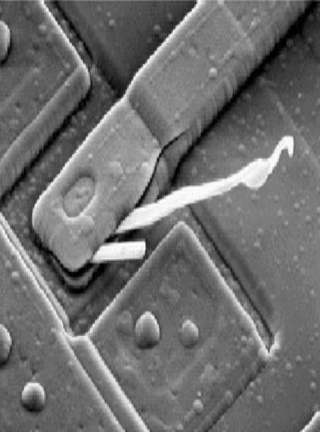
#> input picture Notch Filter/SEM.jpg, 320 x 432 px, found by its file name
$ python 'notch filter.py'
#> lines starting #> are read from the running program, lines starting #| are printed output that depends on the picture
import cv2
import numpy as np
from matplotlib import pyplot as plt

def main():
    img = cv2.imread("Notch Filter/SEM.jpg", 0)
#> img is the input picture: shape (432, 320); min 0, max 255, mean 110.5
    new_img = notch(img)
    fig = plt.figure(figsize = (8, 8))
    ax1 = fig.add_subplot(1, 2, 1)
    ax1.imshow(img, cmap = 'gray')
    ax1.title.set_text("Old Image")
    ax1.axis('off')
    ax2 = fig.add_subplot(1, 2, 2)
    ax2.imshow(new_img, cmap = 'gray')
    ax2.title.set_text("New Image")
    ax2.axis('off')
    plt.show()

def notch(img):
    dft = cv2.dft(np.float32(img), flags = cv2.DFT_COMPLEX_OUTPUT)
    dft_shift = np.fft.fftshift(dft)
    row, col = img.shape
#> row = 432; col = 320
    nrow, ncol = int(row/2), int(col/2)
#> nrow = 216; ncol = 160
    filter = np.ones((row, col, 2), np.uint8)
    filter[nrow, ncol] = 0
    new_shift = dft_shift * filter
    ishift = np.fft.ifftshift(new_shift)
    new_img = cv2.idft(ishift)
    new_img = cv2.magnitude(new_img[:, :, 0], new_img[:, :, 1])
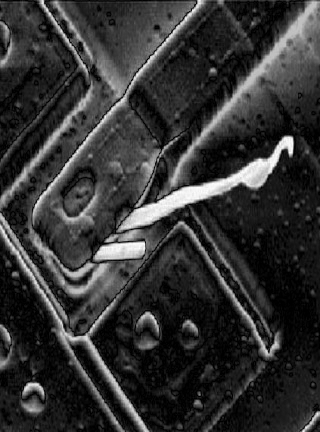
#> new_img: shape (432, 320) float32; min 65877.8, max 19978920, mean 4134651.2; drawn with min black and max white
    return new_img

if __name__ == '__main__':
    main()
#> in main, `plt.show()`:
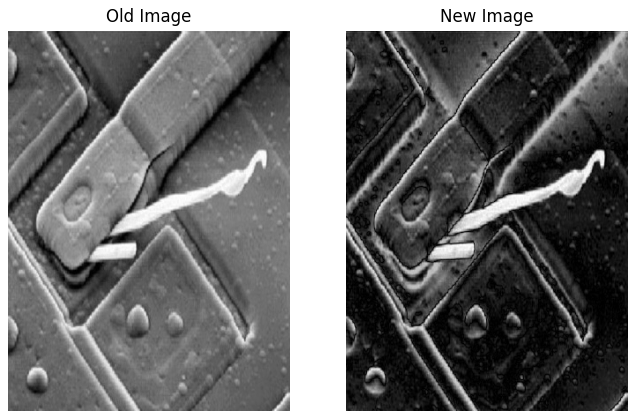
#> figure drawn by matplotlib, 2 panels
